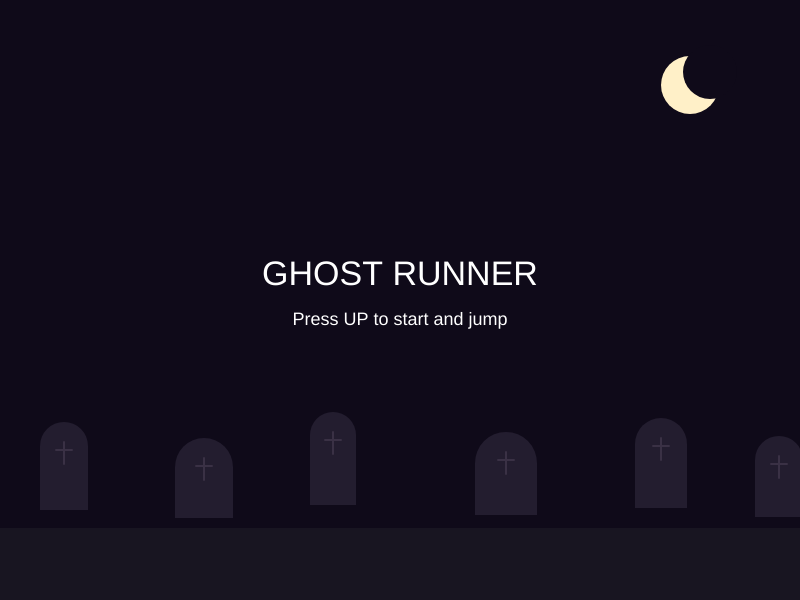
Frame 1 (no input)
Frame 60 (no input): identical to frame 1, image omitted
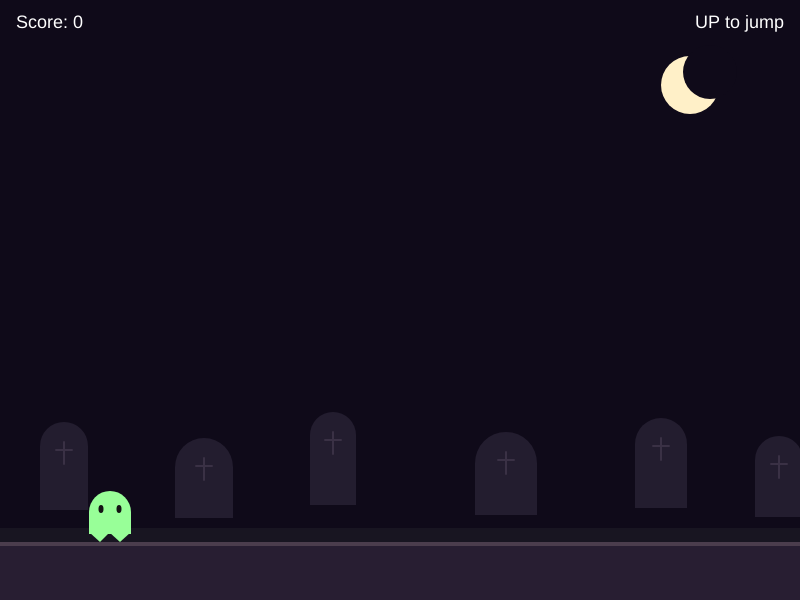
Frame 120 (the mouse pressed at the canvas centre since frame 60)

The p5.js sketch that drew these frames (run headless with seeded random() and noise() and a simulated clock; from frame 60 on, the mouse is pressed at the canvas centre):

// p5.js sketch
// ── sketch.js
const width = 800;
const height = 600;
const groundY = 542;
const playerX = 110;

let player;
let obstacles = [];
let score = 0;
let gameSpeed = 5;
let obstacleTimer = 0;
let state = 'start';

function setup() {
    createCanvas(width, height);
    resetGame();
}

function draw() {
    drawBackground();

    if (state === 'start') {
        drawMessage('GHOST RUNNER', 'Press UP to start and jump');
        return;
    }

    if (state === 'over') {
        drawMessage('GAME OVER', 'Score: ' + score + '   |   Press UP to try again');
        return;
    }

    updateGame();
    drawGround();
    drawObstacles();
    drawGhost(playerX, player.y);
    drawHud();
}

function drawBackground() {
    background(15, 10, 25);

    noStroke();
    fill(255, 240, 200);
    ellipse(690, 85, 58, 58);
    fill(15, 10, 25);
    ellipse(710, 72, 54, 54);

    drawDistantGraves();
}

function drawDistantGraves() {
    noStroke();
    fill(35, 29, 47);

    drawGravestone(40, 510, 48, 88);
    drawGravestone(175, 518, 58, 80);
    drawGravestone(310, 505, 46, 93);
    drawGravestone(475, 515, 62, 83);
    drawGravestone(635, 508, 52, 90);
    drawGravestone(755, 517, 48, 81);

    fill(24, 21, 33);
    rect(0, 528, width, 72);
}

function drawGravestone(x, baseY, stoneWidth, stoneHeight) {
    rect(x, baseY - stoneHeight + stoneWidth / 2, stoneWidth, stoneHeight - stoneWidth / 2);
    arc(x + stoneWidth / 2, baseY - stoneHeight + stoneWidth / 2,
        stoneWidth, stoneWidth, PI, TWO_PI);
    stroke(58, 49, 69);
    strokeWeight(2);
    line(x + stoneWidth / 2, baseY - stoneHeight + 20,
        x + stoneWidth / 2, baseY - stoneHeight + 42);
    line(x + stoneWidth / 2 - 8, baseY - stoneHeight + 28,
        x + stoneWidth / 2 + 8, baseY - stoneHeight + 28);
    noStroke();
}

function drawGround() {
    noStroke();
    fill(40, 30, 50);
    rect(0, groundY, width, height - groundY);
    fill(75, 61, 77);
    rect(0, groundY, width, 4);
}

function updateGame() {
    player.velocityY += 0.8;
    player.y += player.velocityY;
    if (player.y >= groundY - player.height) {
        player.y = groundY - player.height;
        player.velocityY = 0;
        player.isJumping = false;
    }

    gameSpeed = min(11, 5 + floor(score / 250));
    obstacleTimer--;
    if (obstacleTimer <= 0) {
        obstacles.push({
            x: width + 20,
            width: random(30, 46),
            height: random(42, 66)
        });
        obstacleTimer = floor(random(85, 130) / (gameSpeed / 5));
    }

    for (let i = obstacles.length - 1; i >= 0; i--) {
        const obstacle = obstacles[i];
        obstacle.x -= gameSpeed;
        if (obstacle.x + obstacle.width < 0) {
            obstacles.splice(i, 1);
            score += 10;
        } else if (hitsObstacle(obstacle)) {
            state = 'over';
        }
    }
}

function drawObstacles() {
    for (const obstacle of obstacles) {
        drawGravestone(obstacle.x, groundY, obstacle.width, obstacle.height);
    }
}

function drawGhost(x, y) {
    noStroke();
    fill(152, 255, 152);
    ellipse(x, y + 20, 42, 42);
    rect(x - 21, y + 20, 42, 22);
    triangle(x - 21, y + 40, x - 10, y + 50, x, y + 40);
    triangle(x - 1, y + 40, x + 10, y + 50, x + 21, y + 40);
    fill(20);
    ellipse(x - 9, y + 17, 5, 8);
    ellipse(x + 9, y + 17, 5, 8);
}

function hitsObstacle(obstacle) {
    const playerLeft = playerX - 15;
    const playerRight = playerX + 15;
    const playerBottom = player.y + player.height;
    const obstacleTop = groundY - obstacle.height;
    return playerRight > obstacle.x &&
        playerLeft < obstacle.x + obstacle.width &&
        playerBottom > obstacleTop;
}

function drawHud() {
    textAlign(LEFT, TOP);
    fill(255);
    textSize(18);
    text('Score: ' + score, 16, 14);
    textAlign(RIGHT, TOP);
    text('UP to jump', width - 16, 14);
}

function drawMessage(title, subtitle) {
    textAlign(CENTER, CENTER);
    fill(255);
    textSize(34);
    text(title, width / 2, height / 2 - 24);
    textSize(18);
    text(subtitle, width / 2, height / 2 + 20);
}

function resetGame() {
    player = {
        y: groundY - 50,
        height: 50,
        velocityY: 0,
        isJumping: false
    };
    obstacles = [];
    score = 0;
    gameSpeed = 5;
    obstacleTimer = 60;
}

function jump() {
    if (state === 'start' || state === 'over') {
        resetGame();
        state = 'play';
    }

    if (!player.isJumping) {
        player.velocityY = -15;
        player.isJumping = true;
    }
}

function keyPressed() {
    if (keyCode === UP_ARROW || key === ' ') {
        jump();
        return false;
    }
}

function mousePressed() {
    if (state !== 'play') {
        jump();
    }
}
